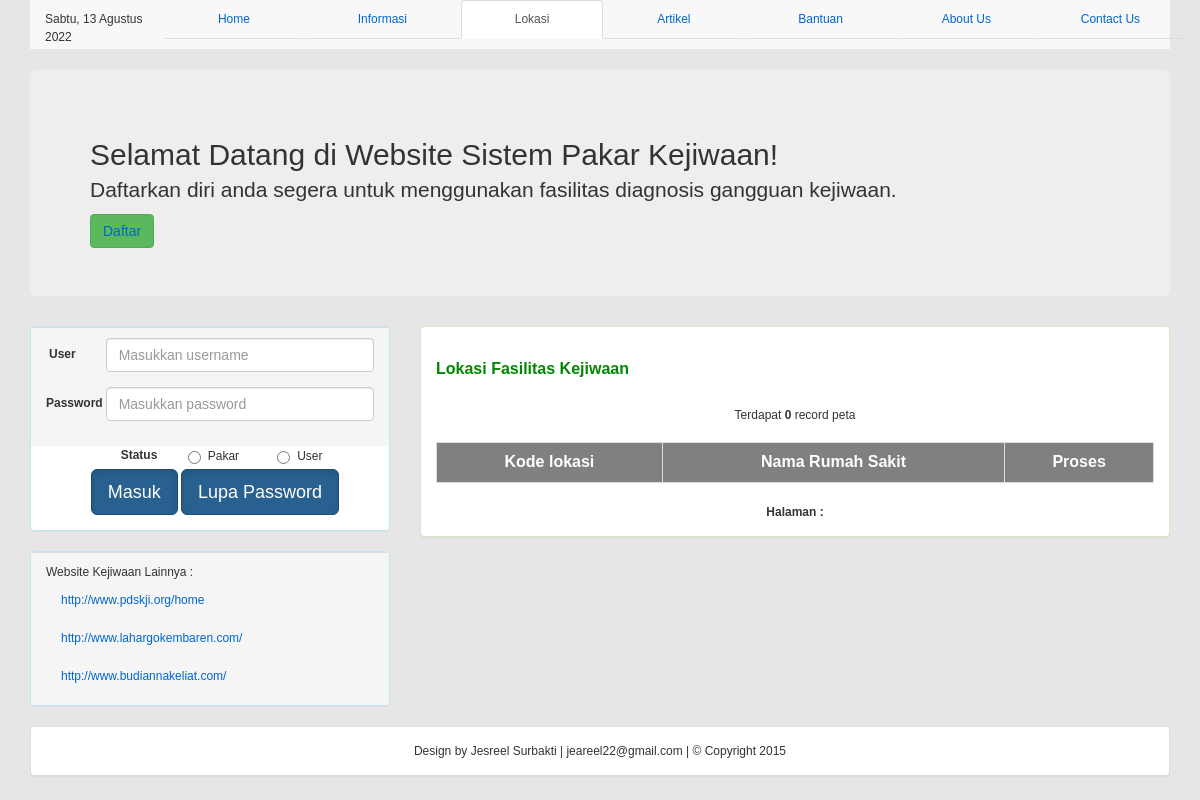
The page /lokasi_display.php on the database as committed earlier.
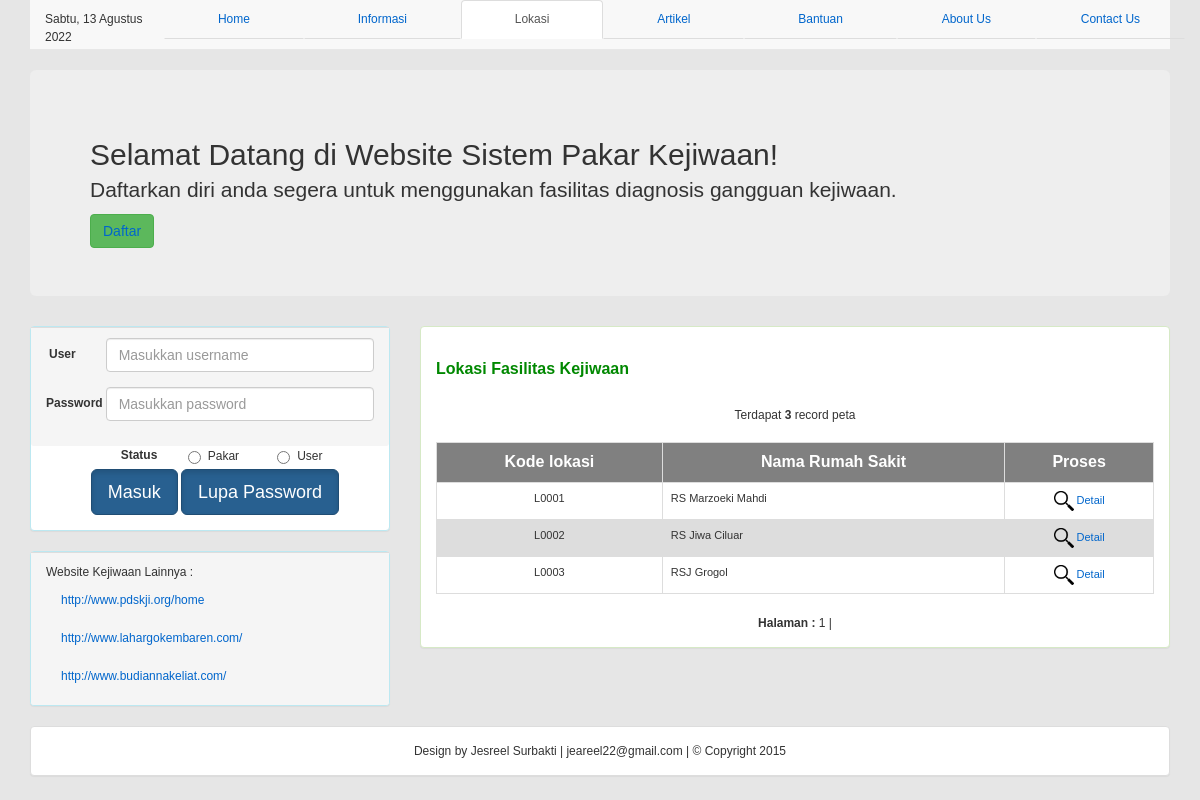
The same page on the database as committed later.
### tables this page shows
CREATE TABLE `peta` (
  `kd_peta` varchar(5) NOT NULL,
  `nama_rs` varchar(30) NOT NULL,
  `kota` text NOT NULL,
  `link` text NOT NULL
);

### tanggal.php (called while the page is built, shortened)
<?php
	$namaHari   = array("Ahad", "Senin", "Selasa", "Rabu", "Kamis", "Jumat", "Sabtu","Minggu");
	$namaBulan = array("Januari", "Februari", "Maret", "April", "Mei",  "Juni", "Juli", "Agustus", "September", "Oktober", "November",  "Desember");
	$tglsekarang = $namaHari[date('N')] . ", " . date('j') . " " . $namaBulan[(date('n')-1)] . " " . date('Y');
	?>

### lokasi_display.php (the view, shortened to what this page needs)
<?php
include "tanggal.php";
?>
<!DOCTYPE html>
<html>
<head>
	<link rel="stylesheet" type="text/css" href="css/bootstrap.css">
	<link href="templatemo_style.css" rel="stylesheet" type="text/css" />
</head>
<body>
	<div class="container">
		<nav class="navbar navbar-default navbar-static-top">
			<div class="navbar-inner">
				<div class="container">
					<ul class="nav nav-tabs nav-justified">
						<li role="presentation">
							<?php echo "$tglsekarang"; ?>
						</li>
						<li role="presentation"><a href="index.php">Home</a></li>
						<li role="presentation"> <a href="informasi.php">Informasi</a></li>
						<li role="presentation" class="active"><a href="lokasi_display.php">Lokasi</a></li>
						<li role="presentation"><a href="Artikel_display.php">Artikel</a></li>
						<li role="presentation"><a href="bantuan.php">Bantuan</a></li>
						<li role="presentation"><a href="about.php">About Us</a></li>
						<li role="presentation"><a href="contact.php">Contact Us</a></li>
					</ul>
				</div>
			</div>
		</nav>
		<div class="jumbotron">
			<h2>Selamat Datang di Website Sistem Pakar Kejiwaan!</h2>
			<p>Daftarkan diri anda segera untuk menggunakan fasilitas diagnosis gangguan kejiwaan.</p>
			<a href="daftar.php" class="btn btn-large btn-success">Daftar</a>
		</div>
		<div class="row">
			<div class="col-md-4">
				<div class="panel panel-info">
					<div class="panel-footer">
						<form class="form-horizontal" role="form" method="post" action="login.php">
							<div class="form-group">
								<label for="username" class="col-sm-2 control-label">User</label>
								<div class="col-sm-10">
									<input type="text" class="form-control" name="username" placeholder="Masukkan username">
								</div>
							</div>
							<div class="form-group">
								<label for="password" class="col-sm-2 control-label">Password</label>
								<div class="col-sm-10">
									<input type="password" class="form-control" name="password" placeholder="Masukkan password">
								</div>
							</div>
					</div>
					<div class="form-group">
						<div class="col-sm-offset-2 col-sm-10">
							<div class="form-group">
								<label class="control-label col-xs-3">Status</label>
								<div class="col-xs-4">
									<label class="radio-inline">
										<input type="radio" name="status" value="pakar"> Pakar
									</label>
								</div>
								<div class="col-xs-4">
									<label class="radio-inline">
										<input type="radio" name="status" value="user"> User
									</label>
								</div>
							</div>
						</div>
						<div class="form-group">
							<div class="col-sm-offset-2">
								<button type="submit" class="btn btn-primary btn-lg active">Masuk</button>
								<a href="lupa_pw.php" class="btn btn-primary btn-lg active" role="button">Lupa Password</a>
							</div>
						</div>
					</div>
				</div>
				<div class="panel panel-info">
					<div class="panel-footer">
						<ul class="nav nav-list">
							<li class="nav-header">Website Kejiwaan Lainnya :</li>
							<li class="active"><a href="http://www.pdskji.org/home">http://www.pdskji.org/home</a></li>
							<li><a href="http://www.lahargokembaren.com/">http://www.lahargokembaren.com/</a></li>
							<li><a href="http://www.budiannakeliat.com/">http://www.budiannakeliat.com/</a></li>
						</ul>
					</div>
				</div>
			</div>
			<div class="col-md-8">
				<div class="panel panel-success">
					<div class="panel-body">
						<link href="templatemo_style.css" rel="stylesheet" type="text/css" />
						<link href="SpryAssets/SpryValidationTextarea.css" rel="stylesheet" type="text/css" />
						<link href="SpryAssets/SpryValidationTextField.css" rel="stylesheet" type="text/css" />
						<?php include("koneksi_db.php");
						include("paging.php");
						?>
						<div class="text_area" align="justify">
							<br />
							<div class="title">Lokasi Fasilitas Kejiwaan</div>
							<br />
							<?php $jmldata = mysqli_num_rows(mysqli_query($conn, "SELECT * FROM peta"));
							echo "<center style=text-decoration:blink>Terdapat <b>$jmldata</b> record peta</center>"; ?>
							<br>
							<table table class="table table-bordered" border="0" align="center" cellpadding="5" cellspacing="0" bordercolor="#666666" id="pag">
								<tr tr bgcolor="gray" align="center">
									<td><b>
											<font color="white" size=3>Kode lokasi</font>
										</b></td>
									<td><b>
											<font color="white" size=3>Nama Rumah Sakit</font>
										</b></td>
									<td><b>
											<font color="white" size=3>Proses</font>
										</b></td>
								</tr>
								<?php
								$p = new Paging;
								$batas = 10;
								$posisi = $p->cariPosisi($batas);
								$no = 0;
								$qlog = mysqli_query($conn, "SELECT * FROM peta ORDER BY kd_peta ASC LIMIT $posisi,$batas");
								while ($data = mysqli_fetch_array($qlog)) {
									$no++;
								?>
									<tr class="<?php if ($no % 2 == 1) echo "isitabelganjil";
												else echo "isitabelgenap"; ?>">
										<td align="center" name="username"><?php echo $data['kd_peta']; ?></td>
										<td><?php echo $data['nama_rs']; ?></td>
										<td align="center"><a href="detaillokasi_display.php?page=4&act=detaillokasi&kd_peta=<?php echo $data['kd_peta']; ?>"><img src="gambar/detail.png" align="middle" width="20" border="0"> Detail</a>
									</tr>
								<?php } ?>
							</table>
							<?php
							$jmldata = mysqli_num_rows(mysqli_query($conn, "SELECT * FROM peta"));
							$jmlhalaman  = $p->jumlahHalaman($jmldata, $batas);
							$linkHalaman = $p->navHalaman($_GET['hal'], $jmlhalaman);
							echo "<center>$linkHalaman</center>";
							?>
						</div>
					</div>
				</div>
			</div>
		</div>
	</div>
	<div class="row">
		<div class="container">
			<div class="panel panel-default">
				<div class="panel-body">
					<center>
						Design by Jesreel Surbakti | jeareel22@gmail.com | © Copyright 2015
					</center>
				</div>
			</div>
		</div>
	</div>
</body>
</html>

### paging.php (shortened to what this page needs)
<?php
class Paging{
  function cariPosisi($batas){
    if(empty($_GET['hal'])){
	  $posisi=0;
  }
    else{
	  $posisi = ($_GET['hal']-1) * $batas;
    }
  return $posisi;
  }
  function jumlahHalaman($jmldata, $batas){
    $jmlhalaman = ceil($jmldata/$batas);
    return $jmlhalaman;
  }
  function navHalaman($halaman_aktif, $jmlhalaman){
    $link_halaman = "<b>Halaman : </b>";
    for ($i=1; $i<=$jmlhalaman; $i++){
      if ($i == $halaman_aktif){
        $link_halaman .= "<span class=halout>$i</span>";
      }
      else{
        $link_halaman .= "<a href=$_SERVER[PHP_SELF]?page=$_GET[page]&act=$_GET[act]&hal=$i class=hal>$i</a>";
      }
      $link_halaman .= " | ";
    }
    return $link_halaman;
  }
}
?>

### templatemo_style.css (style rules this page uses)
body { margin:0; padding:0; line-height: 1.5em; font-family: Verdana, Arial, Helvetica, sans-serif; font-size: 12px; background-color:#E6E6E6; }
a:link { color: #0066CC; text-decoration: none }
.title { padding-bottom: 10px; font-size: 16px; font-weight: bold; color: #008800; }
.isitabelganjil { background-color:WHITE; font-size: 11px; }
.isitabelgenap { background-color:#DDDDDD; font-size: 11px; }
#pag { border-radius: 10px; -moz-border-radius: 10px; -webkit-border-radius: 10px; -moz-box-shadow:2px 2px 10px 2px #000; background-color:#00CC99; }

Rows that differ between the two databases and show on the page:
added peta: kd_peta "L0001", nama_rs "RS Marzoeki Mahdi"
added peta: kd_peta "L0002", nama_rs "RS Jiwa Ciluar"
added peta: kd_peta "L0003", nama_rs "RSJ Grogol"
Other text that changed with them:
$jmldata: "0" → "3"
new list line: "1 |"
